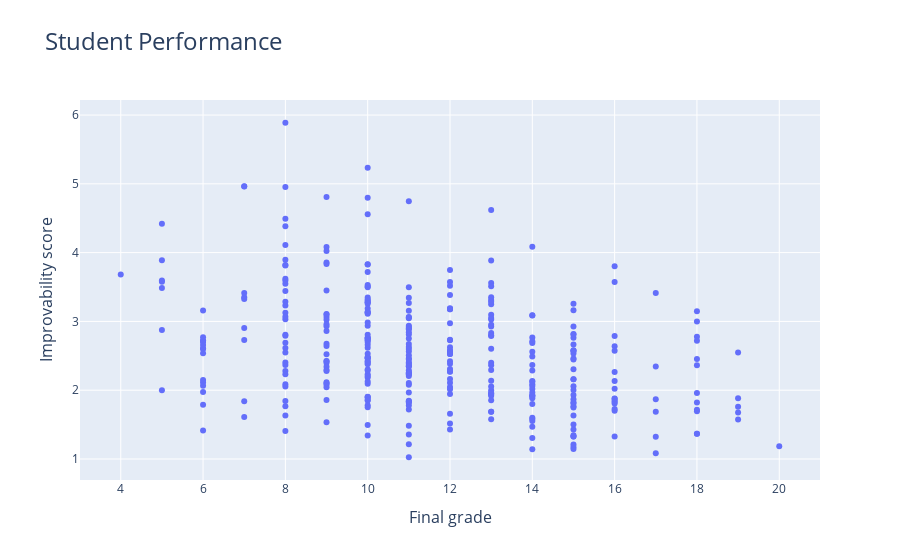

The code cell stored with this chart in its notebook:
### Code cell
fig = go.Figure(data=[
    go.Scatter(
        y=df["ImprovabilityScore"], x=df['FinalGrade'], 
        mode="markers",
        text=df['StudentID'],
        hovertemplate=
            "<b>Student ID: %{text}</b><br><br>" +
            "Improvability score: %{y:.1f}<br>" +
            "Final grade: %{x:.f}<br>" 
    )
])
fig.update_layout(
    title={"text": "Student Performance", "font": {"size": 24}},
    xaxis={"title": {"text": "Final grade", "font": {"size": 16}}},
    yaxis={"title": {"text": "Improvability score", "font": {"size": 16}}}
)
fig.show()

### Figure 1 — Plotly figure (JSON) as saved in the notebook; plotly's stock layout.template omitted (floating-point values rounded to 4 significant figures; data arrays with more than 128 entries replaced by an {"elided": "..."} marker saying what was removed)
{"data": [{"hovertemplate": "<b>Student ID: %{text}</b><br><br>Improvability score: %{y:.1f}<br>Final grade: %{x:.f}<br>", "mode": "markers", "text": {"elided": "357 int values"}, "type": "scatter", "x": {"elided": "357 int values"}, "y": {"elided": "357 float values"}}], "layout": {"autosize": true, "title": {"font": {"size": 24}, "text": "Student Performance"}, "xaxis": {"autorange": true, "range": [2.999, 21.0], "title": {"font": {"size": 16}, "text": "Final grade"}, "type": "linear"}, "yaxis": {"autorange": true, "range": [0.6238, 6.289], "title": {"font": {"size": 16}, "text": "Improvability score"}, "type": "linear"}}}
